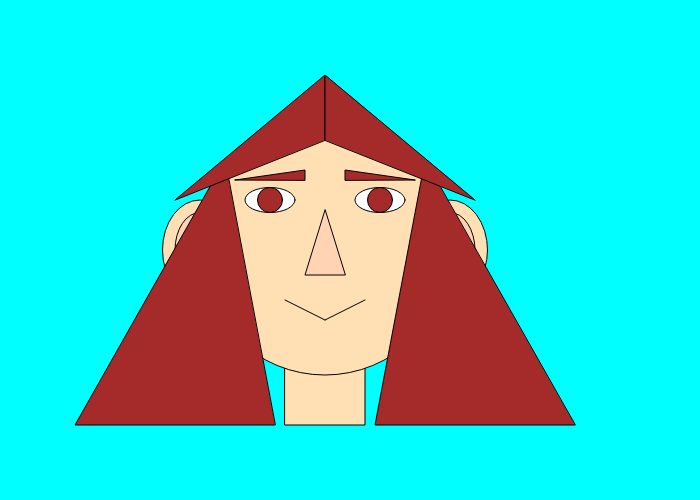
Frame 1 (no input)
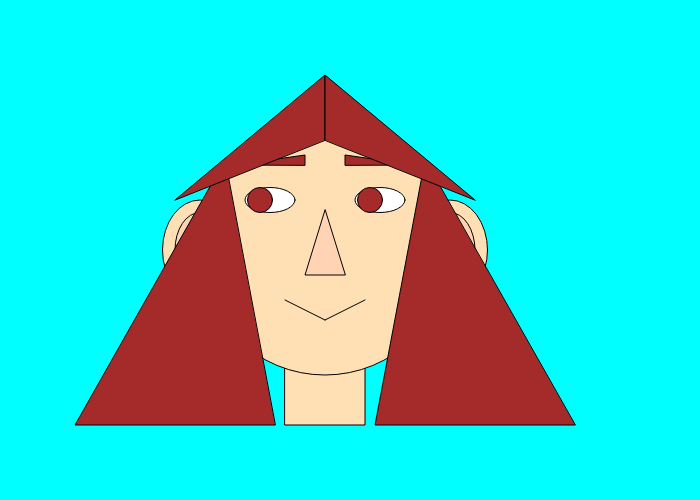
Frame 60 (no input)
Frame 120 (the mouse pressed at the canvas centre since frame 60): identical to frame 1, image omitted

The p5.js sketch that drew these frames (run headless with seeded random() and noise() and a simulated clock; from frame 60 on, the mouse is pressed at the canvas centre):

// p5.js sketch
// ── sketch.js
 function setup() {
   createCanvas(700,500);
}

let PupilDiameter = 25;
let y = 250;
let eyes = 380
let eyebrows = 250

 function draw() {
            background('aqua') //background
   //ears
            fill("#ffdfb4");
            stroke("black")
            ellipse(200, y, 75, 100);
            ellipse(450, y, 75, 100);
            fill("#ffd3b4")
            ellipse(200, y, 50, 75);
            ellipse(450, y, 50, 75);
   //neck
            fill("#ffdfb4");
            rect(285, y + 75, 80, 100);
   //face
            fill("#ffdfb4");
            stroke("black")
            ellipse(325, y, 250, 250);
   //eyes
            fill("white");
            stroke("black")
            ellipse(380, y - 50, 50, 25);
            ellipse(270, y -50, 50, 25);
   //eyebrows
           fill ("brown")
           triangle(235, eyebrows -70, 305, eyebrows-80, 305, eyebrows-70);
           triangle(415, eyebrows -70, 345, eyebrows-80, 345, eyebrows-70);
   //pupils
            fill ('brown')
            ellipse(eyes, y - 50, PupilDiameter);
            ellipse(eyes-110, y - 50, PupilDiameter);
   //nose
            fill ("#ffd3b4")
            triangle(325, y - 40, 305, y + 25, 345, y + 25);
   //mouth
            stroke("black")
            strokeWeight(1)
            line(325, y + 70, 285, y + 50)
            line(325, y + 70, 365, y + 50)
   
  //hair
           fill ("brown")
           triangle(225, y - 90, 75, y + 175, 275, y + 175);
           triangle(425, y - 90, 375, y + 175, 575, y + 175);
           triangle(175, y - 50, 325, y - 175, 325, y - 110);
           triangle(475, y - 50, 325, y - 175, 325, y - 110);
   
           if (mouseY < 150) {
            eyebrows = 235
           } else {
            eyebrows = 250
           }

           if (mouseX <= 250) {
            eyes = 370
            } else if (mouseX >= 450) {
              eyes = 390
            } else {
              eyes = 380
            }
        }

     
